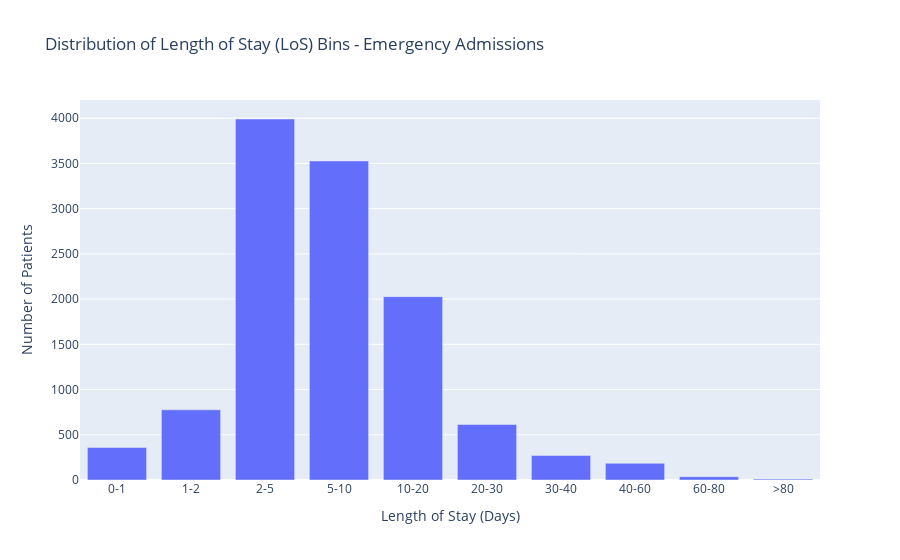

Write notebook code for a chart like this one.
### Code cell
# Define bins and labels
bins = [0, 1, 2, 5, 10, 20, 30, 40, 60, 80, float('inf')]
labels = ['0-1', '1-2', '2-5', '5-10', '10-20', '20-30', '30-40', '40-60', '60-80', '>80']

# Apply binning
df_emerg['Los_Bin'] = pd.cut(df_emerg['Los'], bins=bins, labels=labels, right=False)

# Count patients per bin
bin_counts = df_emerg['Los_Bin'].value_counts().sort_index()

# Plot
import plotly.express as px

fig1 = px.bar(
    x=bin_counts.index,
    y=bin_counts.values,
    labels={'x': 'Length of Stay (Days)', 'y': 'Number of Patients'},
    title='Distribution of Length of Stay (LoS) Bins - Emergency Admissions'
)

fig1.show()

### Figure 1 — Plotly figure (JSON) as saved in the notebook; plotly's stock layout.template omitted (floating-point values rounded to 4 significant figures)
{"data": [{"hovertemplate": "Length of Stay (Days)=%{x}<br>Number of Patients=%{y}<extra></extra>", "legendgroup": "", "marker": {"color": "#636efa", "pattern": {"shape": ""}}, "name": "", "orientation": "v", "showlegend": false, "textposition": "auto", "type": "bar", "x": ["0-1", "1-2", "2-5", "5-10", "10-20", "20-30", "30-40", "40-60", "60-80", ">80"], "xaxis": "x", "y": [359, 776, 3991, 3527, 2027, 614, 271, 185, 37, 10], "yaxis": "y"}], "layout": {"barmode": "relative", "legend": {"tracegroupgap": 0}, "title": {"text": "Distribution of Length of Stay (LoS) Bins - Emergency Admissions"}, "xaxis": {"anchor": "y", "domain": [0, 1], "title": {"text": "Length of Stay (Days)"}}, "yaxis": {"anchor": "x", "domain": [0, 1], "title": {"text": "Number of Patients"}}}}
